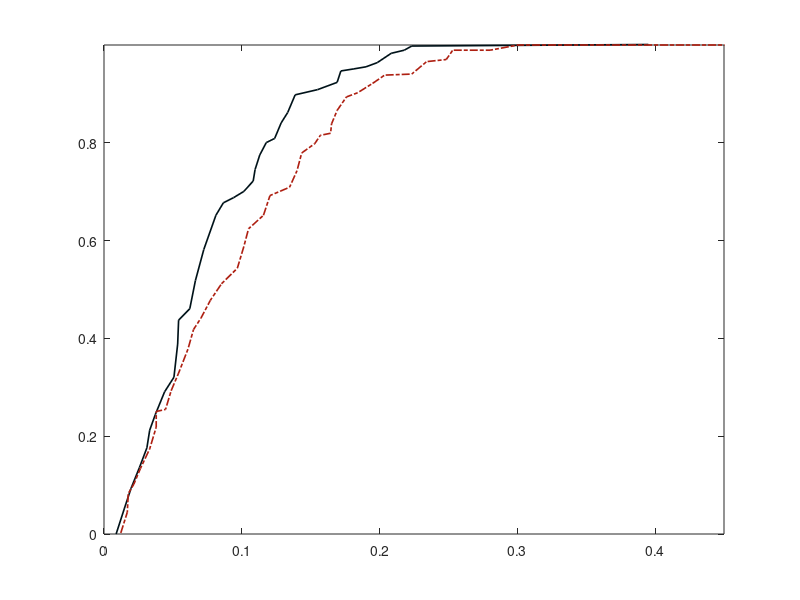

Write the MATLAB code that produced this figure. (Note: this script raises an error after producing the figure.)
close all
clear all
line1= [8.79864636209814e-003    0;
 1.48900169204738e-002    5.30785562632696e-002;
 1.96277495769882e-002    9.34182590233546e-002;
 2.57191201353638e-002    1.35881104033970e-001;
 3.11336717428088e-002    1.76220806794055e-001;
 3.31641285956007e-002    2.12314225053079e-001;
 3.72250423011844e-002    2.44161358811040e-001;
 4.39932318104907e-002    2.90870488322718e-001;
 5.07614213197970e-002    3.20594479830149e-001;
 5.34686971235195e-002    3.88535031847134e-001;
 5.41455160744501e-002    4.37367303609342e-001;
 6.22673434856176e-002    4.60721868365180e-001;
 6.63282571912014e-002    5.18046709129512e-001;
 7.24196277495770e-002    5.81740976645435e-001;
 8.12182741116751e-002    6.51804670912951e-001;
 8.66328257191201e-002    6.77282377919321e-001;
 9.40778341793570e-002    6.87898089171974e-001;
 1.01522842639594e-001    7.00636942675159e-001;
 1.08291032148900e-001    7.21868365180467e-001;
 1.09644670050761e-001    7.45222929936306e-001;
 1.13028764805415e-001    7.74946921443737e-001;
 1.17766497461929e-001    8.00424628450106e-001;
 1.23857868020305e-001    8.08917197452229e-001;
 1.28595600676819e-001    8.40764331210191e-001;
 1.33333333333333e-001    8.61995753715499e-001;
 1.38747884940778e-001    8.98089171974522e-001;
 1.54991539763113e-001    9.08704883227176e-001;
 1.69204737732657e-001    9.23566878980892e-001;
 1.71912013536379e-001    9.46921443736730e-001;
 1.81387478849408e-001    9.51167728237792e-001;
 1.90186125211506e-001    9.55414012738854e-001;
 1.98307952622673e-001    9.63906581740977e-001;
 2.08460236886633e-001    9.83014861995754e-001;
 2.17935702199662e-001    9.89384288747346e-001;
 2.23350253807107e-001    9.97876857749469e-001;
 4.56852791878173e-001    1.00212314225053e+000]

line2=[1.21827411167513e-002    2.12314225053079e-003;
 1.69204737732657e-002    4.45859872611465e-002;
 1.75972927241963e-002    8.28025477707006e-002;
 2.16582064297800e-002    1.01910828025478e-001;
 2.63959390862944e-002    1.33757961783439e-001;
 3.31641285956007e-002    1.74097664543524e-001;
 3.79018612521151e-002    2.18683651804671e-001;
 3.79018612521151e-002    2.50530785562633e-001;
 4.46700507614213e-002    2.54777070063694e-001;
 4.87309644670051e-002    2.92993630573248e-001;
 5.41455160744501e-002    3.29087048832272e-001;
 6.09137055837564e-002    3.77919320594480e-001;
 6.49746192893401e-002    4.18259023354565e-001;
 7.03891708967851e-002    4.41613588110403e-001;
 7.71573604060914e-002    4.77707006369427e-001;
 8.52791878172589e-002    5.11677282377919e-001;
 9.67851099830795e-002    5.43524416135881e-001;
 1.01522842639594e-001    5.88110403397028e-001;
 1.04906937394247e-001    6.24203821656051e-001;
 1.15736040609137e-001    6.51804670912951e-001;
 1.20473773265651e-001    6.92144373673036e-001;
 1.34686971235195e-001    7.09129511677282e-001;
 1.40101522842640e-001    7.43099787685775e-001;
 1.43485617597293e-001    7.79193205944798e-001;
 1.52961082910322e-001    7.98301486199575e-001;
 1.57021996615905e-001    8.15286624203822e-001;
 1.64467005076142e-001    8.19532908704883e-001;
 1.65143824027073e-001    8.38641188959660e-001;
 1.69204737732657e-001    8.66242038216561e-001;
 1.75972927241963e-001    8.93842887473461e-001;
 1.84094754653130e-001    9.02335456475584e-001;
 1.94923857868020e-001    9.21443736730361e-001;
 2.03722504230118e-001    9.38428874734607e-001;
 2.23350253807107e-001    9.40552016985138e-001;
 2.34179357021997e-001    9.66029723991507e-001;
 2.48392554991540e-001    9.70276008492569e-001;
 2.53130287648054e-001    9.89384288747346e-001;
 2.80203045685279e-001    9.89384288747346e-001;
 3.00507614213198e-001    1.00000000000000e+000;
 4.56852791878173e-001    1.00000000000000e+000];
c = {[0,18,25]/255,[9,147,150]/255,[238,155,0]/255,[174 32 18]/255};
figure
plot(line1(:,1),line1(:,2),'-','Color',c{1},'LineWidth',1.2)
hold on
plot(line2(:,1),line2(:,2),'-.','Color',c{4},'LineWidth',1.2)
ylim([0 1])
yticks(0:0.2:0.8)
xlim([0 0.45])
fun_set_axis_size('Estimation Error','CDF',16,[420 300]);
grid on
legend('\alpha=0.1, \beta=0.1','\alpha=0.15, \beta=0.15','Location','southeast')